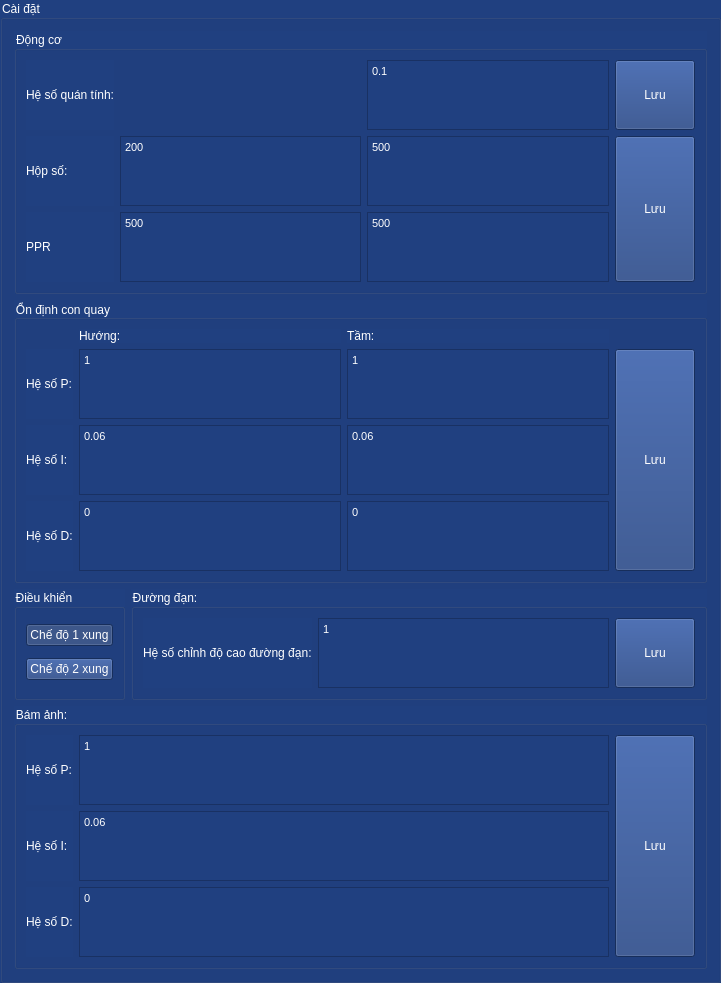
   <widget class="QGroupBox" name="groupBox_setup">
    <property name="geometry">
     <rect>
      <x>1150</x>
      <y>580</y>
      <width>721</width>
      <height>631</height>
     </rect>
    </property>
    <property name="styleSheet">
     <string notr="true">background-color: rgb(32, 64, 128); color:rgb(255, 255, 255)</string>
    </property>
    <property name="title">
     <string>Cài đặt</string>
    </property>
    <layout class="QGridLayout" name="gridLayout_7">
     <item row="0" column="0" colspan="2">
      <widget class="QGroupBox" name="groupBox_13">
       <property name="title">
        <string>Động cơ</string>
       </property>
       <layout class="QGridLayout" name="gridLayout_12">
        <item row="0" column="0">
         <widget class="QLabel" name="label_11">
          <property name="text">
           <string>Hệ số quán tính:</string>
          </property>
         </widget>
        </item>
        <item row="1" column="0">
         <widget class="QLabel" name="label_9">
          <property name="text">
           <string>Hộp số:</string>
          </property>
         </widget>
        </item>
        <item row="2" column="0">
         <widget class="QLabel" name="label_10">
          <property name="text">
           <string>PPR</string>
          </property>
         </widget>
        </item>
        <item row="1" column="1">
         <widget class="QTextEdit" name="textEdit_gearh">
          <property name="html">
           <string>&lt;!DOCTYPE HTML PUBLIC &quot;-//W3C//DTD HTML 4.0//EN&quot; &quot;http://www.w3.org/TR/REC-html40/strict.dtd&quot;&gt;
&lt;html&gt;&lt;head&gt;&lt;meta name=&quot;qrichtext&quot; content=&quot;1&quot; /&gt;&lt;style type=&quot;text/css&quot;&gt;
p, li { white-space: pre-wrap; }
&lt;/style&gt;&lt;/head&gt;&lt;body style=&quot; font-family:'MS Shell Dlg 2'; font-size:8.25pt; font-weight:400; font-style:normal;&quot;&gt;
&lt;p style=&quot; margin-top:0px; margin-bottom:0px; margin-left:0px; margin-right:0px; -qt-block-indent:0; text-indent:0px;&quot;&gt;200&lt;/p&gt;&lt;/body&gt;&lt;/html&gt;</string>
          </property>
         </widget>
        </item>
        <item row="1" column="2">
         <widget class="QTextEdit" name="textEdit_gearv">
          <property name="html">
           <string>&lt;!DOCTYPE HTML PUBLIC &quot;-//W3C//DTD HTML 4.0//EN&quot; &quot;http://www.w3.org/TR/REC-html40/strict.dtd&quot;&gt;
&lt;html&gt;&lt;head&gt;&lt;meta name=&quot;qrichtext&quot; content=&quot;1&quot; /&gt;&lt;style type=&quot;text/css&quot;&gt;
p, li { white-space: pre-wrap; }
&lt;/style&gt;&lt;/head&gt;&lt;body style=&quot; font-family:'MS Shell Dlg 2'; font-size:8.25pt; font-weight:400; font-style:normal;&quot;&gt;
&lt;p style=&quot; margin-top:0px; margin-bottom:0px; margin-left:0px; margin-right:0px; -qt-block-indent:0; text-indent:0px;&quot;&gt;500&lt;/p&gt;&lt;/body&gt;&lt;/html&gt;</string>
          </property>
         </widget>
        </item>
        <item row="2" column="1">
         <widget class="QTextEdit" name="textEdit_pprh">
          <property name="html">
           <string>&lt;!DOCTYPE HTML PUBLIC &quot;-//W3C//DTD HTML 4.0//EN&quot; &quot;http://www.w3.org/TR/REC-html40/strict.dtd&quot;&gt;
&lt;html&gt;&lt;head&gt;&lt;meta name=&quot;qrichtext&quot; content=&quot;1&quot; /&gt;&lt;style type=&quot;text/css&quot;&gt;
p, li { white-space: pre-wrap; }
&lt;/style&gt;&lt;/head&gt;&lt;body style=&quot; font-family:'MS Shell Dlg 2'; font-size:8.25pt; font-weight:400; font-style:normal;&quot;&gt;
&lt;p style=&quot; margin-top:0px; margin-bottom:0px; margin-left:0px; margin-right:0px; -qt-block-indent:0; text-indent:0px;&quot;&gt;500&lt;/p&gt;&lt;/body&gt;&lt;/html&gt;</string>
          </property>
         </widget>
        </item>
        <item row="2" column="2">
         <widget class="QTextEdit" name="textEdit_pprv">
          <property name="html">
           <string>&lt;!DOCTYPE HTML PUBLIC &quot;-//W3C//DTD HTML 4.0//EN&quot; &quot;http://www.w3.org/TR/REC-html40/strict.dtd&quot;&gt;
&lt;html&gt;&lt;head&gt;&lt;meta name=&quot;qrichtext&quot; content=&quot;1&quot; /&gt;&lt;style type=&quot;text/css&quot;&gt;
p, li { white-space: pre-wrap; }
&lt;/style&gt;&lt;/head&gt;&lt;body style=&quot; font-family:'MS Shell Dlg 2'; font-size:8.25pt; font-weight:400; font-style:normal;&quot;&gt;
&lt;p style=&quot; margin-top:0px; margin-bottom:0px; margin-left:0px; margin-right:0px; -qt-block-indent:0; text-indent:0px;&quot;&gt;500&lt;/p&gt;&lt;/body&gt;&lt;/html&gt;</string>
          </property>
         </widget>
        </item>
        <item row="0" column="3">
         <widget class="QPushButton" name="bt_save_setting_2">
          <property name="sizePolicy">
           <sizepolicy hsizetype="Minimum" vsizetype="Preferred">
            <horstretch>0</horstretch>
            <verstretch>0</verstretch>
           </sizepolicy>
          </property>
          <property name="text">
           <string>Lưu</string>
          </property>
          <property name="autoExclusive">
           <bool>true</bool>
          </property>
         </widget>
        </item>
        <item row="1" column="3" rowspan="2">
         <widget class="QPushButton" name="bt_send_pid_2">
          <property name="sizePolicy">
           <sizepolicy hsizetype="Minimum" vsizetype="Preferred">
            <horstretch>0</horstretch>
            <verstretch>0</verstretch>
           </sizepolicy>
          </property>
          <property name="text">
           <string>Lưu</string>
          </property>
          <property name="autoExclusive">
           <bool>true</bool>
          </property>
         </widget>
        </item>
        <item row="0" column="2">
         <widget class="QTextEdit" name="textEdit_acc">
          <property name="html">
           <string>&lt;!DOCTYPE HTML PUBLIC &quot;-//W3C//DTD HTML 4.0//EN&quot; &quot;http://www.w3.org/TR/REC-html40/strict.dtd&quot;&gt;
&lt;html&gt;&lt;head&gt;&lt;meta name=&quot;qrichtext&quot; content=&quot;1&quot; /&gt;&lt;style type=&quot;text/css&quot;&gt;
p, li { white-space: pre-wrap; }
&lt;/style&gt;&lt;/head&gt;&lt;body style=&quot; font-family:'MS Shell Dlg 2'; font-size:8.25pt; font-weight:400; font-style:normal;&quot;&gt;
&lt;p style=&quot; margin-top:0px; margin-bottom:0px; margin-left:0px; margin-right:0px; -qt-block-indent:0; text-indent:0px;&quot;&gt;0.1&lt;/p&gt;&lt;/body&gt;&lt;/html&gt;</string>
          </property>
         </widget>
        </item>
       </layout>
      </widget>
     </item>
     <item row="2" column="1">
      <widget class="QGroupBox" name="groupBox_6">
       <property name="title">
        <string>Đường đạn:</string>
       </property>
       <layout class="QGridLayout" name="gridLayout_6">
        <item row="0" column="0">
         <widget class="QLabel" name="label_6">
          <property name="text">
           <string>Hệ số chỉnh độ cao đường đạn:</string>
          </property>
         </widget>
        </item>
        <item row="0" column="1">
         <widget class="QTextEdit" name="textEdit_ballistic_k">
          <property name="html">
           <string>&lt;!DOCTYPE HTML PUBLIC &quot;-//W3C//DTD HTML 4.0//EN&quot; &quot;http://www.w3.org/TR/REC-html40/strict.dtd&quot;&gt;
&lt;html&gt;&lt;head&gt;&lt;meta name=&quot;qrichtext&quot; content=&quot;1&quot; /&gt;&lt;style type=&quot;text/css&quot;&gt;
p, li { white-space: pre-wrap; }
&lt;/style&gt;&lt;/head&gt;&lt;body style=&quot; font-family:'MS Shell Dlg 2'; font-size:8.25pt; font-weight:400; font-style:normal;&quot;&gt;
&lt;p style=&quot; margin-top:0px; margin-bottom:0px; margin-left:0px; margin-right:0px; -qt-block-indent:0; text-indent:0px;&quot;&gt;1&lt;/p&gt;&lt;/body&gt;&lt;/html&gt;</string>
          </property>
         </widget>
        </item>
        <item row="0" column="2">
         <widget class="QPushButton" name="bt_save_setting">
          <property name="sizePolicy">
           <sizepolicy hsizetype="Minimum" vsizetype="Preferred">
            <horstretch>0</horstretch>
            <verstretch>0</verstretch>
           </sizepolicy>
          </property>
          <property name="text">
           <string>Lưu</string>
          </property>
          <property name="autoExclusive">
           <bool>true</bool>
          </property>
         </widget>
        </item>
       </layout>
      </widget>
     </item>
     <item row="2" column="0">
      <widget class="QGroupBox" name="groupBox_7">
       <property name="title">
        <string>Điều khiển</string>
       </property>
       <layout class="QGridLayout" name="gridLayout_8">
        <item row="0" column="0" colspan="2">
         <widget class="QPushButton" name="bt_control_1_pulse">
          <property name="text">
           <string>Chế độ 1 xung</string>
          </property>
          <property name="checkable">
           <bool>true</bool>
          </property>
          <property name="checked">
           <bool>true</bool>
          </property>
          <property name="autoExclusive">
           <bool>true</bool>
          </property>
         </widget>
        </item>
        <item row="1" column="0" colspan="2">
         <widget class="QPushButton" name="bt_control_2_pulse">
          <property name="text">
           <string>Chế độ 2 xung</string>
          </property>
          <property name="checkable">
           <bool>true</bool>
          </property>
          <property name="autoExclusive">
           <bool>true</bool>
          </property>
         </widget>
        </item>
       </layout>
      </widget>
     </item>
     <item row="1" column="0" colspan="2">
      <widget class="QGroupBox" name="groupBox_8">
       <property name="title">
        <string>Ổn định con quay</string>
       </property>
       <layout class="QGridLayout" name="gridLayout_9">
        <item row="1" column="2">
         <widget class="QLabel" name="label_8">
          <property name="text">
           <string>Tầm:</string>
          </property>
         </widget>
        </item>
        <item row="5" column="2">
         <widget class="QTextEdit" name="textEdit_dv">
          <property name="html">
           <string>&lt;!DOCTYPE HTML PUBLIC &quot;-//W3C//DTD HTML 4.0//EN&quot; &quot;http://www.w3.org/TR/REC-html40/strict.dtd&quot;&gt;
&lt;html&gt;&lt;head&gt;&lt;meta name=&quot;qrichtext&quot; content=&quot;1&quot; /&gt;&lt;style type=&quot;text/css&quot;&gt;
p, li { white-space: pre-wrap; }
&lt;/style&gt;&lt;/head&gt;&lt;body style=&quot; font-family:'MS Shell Dlg 2'; font-size:8.25pt; font-weight:400; font-style:normal;&quot;&gt;
&lt;p style=&quot; margin-top:0px; margin-bottom:0px; margin-left:0px; margin-right:0px; -qt-block-indent:0; text-indent:0px;&quot;&gt;0&lt;/p&gt;&lt;/body&gt;&lt;/html&gt;</string>
          </property>
         </widget>
        </item>
        <item row="3" column="1">
         <widget class="QTextEdit" name="textEdit_ph">
          <property name="html">
           <string>&lt;!DOCTYPE HTML PUBLIC &quot;-//W3C//DTD HTML 4.0//EN&quot; &quot;http://www.w3.org/TR/REC-html40/strict.dtd&quot;&gt;
&lt;html&gt;&lt;head&gt;&lt;meta name=&quot;qrichtext&quot; content=&quot;1&quot; /&gt;&lt;style type=&quot;text/css&quot;&gt;
p, li { white-space: pre-wrap; }
&lt;/style&gt;&lt;/head&gt;&lt;body style=&quot; font-family:'MS Shell Dlg 2'; font-size:8.25pt; font-weight:400; font-style:normal;&quot;&gt;
&lt;p style=&quot; margin-top:0px; margin-bottom:0px; margin-left:0px; margin-right:0px; -qt-block-indent:0; text-indent:0px;&quot;&gt;1&lt;/p&gt;&lt;/body&gt;&lt;/html&gt;</string>
          </property>
         </widget>
        </item>
        <item row="4" column="1">
         <widget class="QTextEdit" name="textEdit_ih">
          <property name="html">
           <string>&lt;!DOCTYPE HTML PUBLIC &quot;-//W3C//DTD HTML 4.0//EN&quot; &quot;http://www.w3.org/TR/REC-html40/strict.dtd&quot;&gt;
&lt;html&gt;&lt;head&gt;&lt;meta name=&quot;qrichtext&quot; content=&quot;1&quot; /&gt;&lt;style type=&quot;text/css&quot;&gt;
p, li { white-space: pre-wrap; }
&lt;/style&gt;&lt;/head&gt;&lt;body style=&quot; font-family:'MS Shell Dlg 2'; font-size:8.25pt; font-weight:400; font-style:normal;&quot;&gt;
&lt;p style=&quot; margin-top:0px; margin-bottom:0px; margin-left:0px; margin-right:0px; -qt-block-indent:0; text-indent:0px;&quot;&gt;0.06&lt;/p&gt;&lt;/body&gt;&lt;/html&gt;</string>
          </property>
         </widget>
        </item>
        <item row="5" column="1">
         <widget class="QTextEdit" name="textEdit_dh">
          <property name="html">
           <string>&lt;!DOCTYPE HTML PUBLIC &quot;-//W3C//DTD HTML 4.0//EN&quot; &quot;http://www.w3.org/TR/REC-html40/strict.dtd&quot;&gt;
&lt;html&gt;&lt;head&gt;&lt;meta name=&quot;qrichtext&quot; content=&quot;1&quot; /&gt;&lt;style type=&quot;text/css&quot;&gt;
p, li { white-space: pre-wrap; }
&lt;/style&gt;&lt;/head&gt;&lt;body style=&quot; font-family:'MS Shell Dlg 2'; font-size:8.25pt; font-weight:400; font-style:normal;&quot;&gt;
&lt;p style=&quot; margin-top:0px; margin-bottom:0px; margin-left:0px; margin-right:0px; -qt-block-indent:0; text-indent:0px;&quot;&gt;0&lt;/p&gt;&lt;/body&gt;&lt;/html&gt;</string>
          </property>
         </widget>
        </item>
        <item row="4" column="2">
         <widget class="QTextEdit" name="textEdit_iv">
          <property name="html">
           <string>&lt;!DOCTYPE HTML PUBLIC &quot;-//W3C//DTD HTML 4.0//EN&quot; &quot;http://www.w3.org/TR/REC-html40/strict.dtd&quot;&gt;
&lt;html&gt;&lt;head&gt;&lt;meta name=&quot;qrichtext&quot; content=&quot;1&quot; /&gt;&lt;style type=&quot;text/css&quot;&gt;
p, li { white-space: pre-wrap; }
&lt;/style&gt;&lt;/head&gt;&lt;body style=&quot; font-family:'MS Shell Dlg 2'; font-size:8.25pt; font-weight:400; font-style:normal;&quot;&gt;
&lt;p style=&quot; margin-top:0px; margin-bottom:0px; margin-left:0px; margin-right:0px; -qt-block-indent:0; text-indent:0px;&quot;&gt;0.06&lt;/p&gt;&lt;/body&gt;&lt;/html&gt;</string>
          </property>
         </widget>
        </item>
        <item row="1" column="1">
         <widget class="QLabel" name="label_7">
          <property name="text">
           <string>Hướng:</string>
          </property>
         </widget>
        </item>
        <item row="3" column="2">
         <widget class="QTextEdit" name="textEdit_pv">
          <property name="html">
           <string>&lt;!DOCTYPE HTML PUBLIC &quot;-//W3C//DTD HTML 4.0//EN&quot; &quot;http://www.w3.org/TR/REC-html40/strict.dtd&quot;&gt;
&lt;html&gt;&lt;head&gt;&lt;meta name=&quot;qrichtext&quot; content=&quot;1&quot; /&gt;&lt;style type=&quot;text/css&quot;&gt;
p, li { white-space: pre-wrap; }
&lt;/style&gt;&lt;/head&gt;&lt;body style=&quot; font-family:'MS Shell Dlg 2'; font-size:8.25pt; font-weight:400; font-style:normal;&quot;&gt;
&lt;p style=&quot; margin-top:0px; margin-bottom:0px; margin-left:0px; margin-right:0px; -qt-block-indent:0; text-indent:0px;&quot;&gt;1&lt;/p&gt;&lt;/body&gt;&lt;/html&gt;</string>
          </property>
         </widget>
        </item>
        <item row="3" column="3" rowspan="3">
         <widget class="QPushButton" name="bt_send_pid">
          <property name="sizePolicy">
           <sizepolicy hsizetype="Minimum" vsizetype="Preferred">
            <horstretch>0</horstretch>
            <verstretch>0</verstretch>
           </sizepolicy>
          </property>
          <property name="text">
           <string>Lưu</string>
          </property>
          <property name="autoExclusive">
           <bool>true</bool>
          </property>
         </widget>
        </item>
        <item row="3" column="0">
         <widget class="QLabel" name="label_2">
          <property name="text">
           <string>Hệ số P:</string>
          </property>
         </widget>
        </item>
        <item row="4" column="0">
         <widget class="QLabel" name="label_3">
          <property name="text">
           <string>Hệ số I:</string>
          </property>
         </widget>
        </item>
        <item row="5" column="0">
         <widget class="QLabel" name="label_4">
          <property name="text">
           <string>Hệ số D:</string>
          </property>
         </widget>
        </item>
       </layout>
       <zorder>label_7</zorder>
       <zorder>label_8</zorder>
       <zorder>textEdit_dv</zorder>
       <zorder>textEdit_ph</zorder>
       <zorder>textEdit_ih</zorder>
       <zorder>textEdit_dh</zorder>
       <zorder>textEdit_iv</zorder>
       <zorder>textEdit_pv</zorder>
       <zorder>bt_send_pid</zorder>
       <zorder>label_2</zorder>
       <zorder>label_3</zorder>
       <zorder>label_4</zorder>
      </widget>
     </item>
     <item row="3" column="0" colspan="2">
      <widget class="QGroupBox" name="groupBox_14">
       <property name="title">
        <string>Bám ảnh:</string>
       </property>
       <layout class="QGridLayout" name="gridLayout_13">
        <item row="2" column="0">
         <widget class="QLabel" name="label_14">
          <property name="text">
           <string>Hệ số D:</string>
          </property>
         </widget>
        </item>
        <item row="0" column="1">
         <widget class="QTextEdit" name="textEdit_p_track">
          <property name="html">
           <string>&lt;!DOCTYPE HTML PUBLIC &quot;-//W3C//DTD HTML 4.0//EN&quot; &quot;http://www.w3.org/TR/REC-html40/strict.dtd&quot;&gt;
&lt;html&gt;&lt;head&gt;&lt;meta name=&quot;qrichtext&quot; content=&quot;1&quot; /&gt;&lt;style type=&quot;text/css&quot;&gt;
p, li { white-space: pre-wrap; }
&lt;/style&gt;&lt;/head&gt;&lt;body style=&quot; font-family:'MS Shell Dlg 2'; font-size:8.25pt; font-weight:400; font-style:normal;&quot;&gt;
&lt;p style=&quot; margin-top:0px; margin-bottom:0px; margin-left:0px; margin-right:0px; -qt-block-indent:0; text-indent:0px;&quot;&gt;1&lt;/p&gt;&lt;/body&gt;&lt;/html&gt;</string>
          </property>
         </widget>
        </item>
        <item row="2" column="1">
         <widget class="QTextEdit" name="textEdit_d_track">
          <property name="html">
           <string>&lt;!DOCTYPE HTML PUBLIC &quot;-//W3C//DTD HTML 4.0//EN&quot; &quot;http://www.w3.org/TR/REC-html40/strict.dtd&quot;&gt;
&lt;html&gt;&lt;head&gt;&lt;meta name=&quot;qrichtext&quot; content=&quot;1&quot; /&gt;&lt;style type=&quot;text/css&quot;&gt;
p, li { white-space: pre-wrap; }
&lt;/style&gt;&lt;/head&gt;&lt;body style=&quot; font-family:'MS Shell Dlg 2'; font-size:8.25pt; font-weight:400; font-style:normal;&quot;&gt;
&lt;p style=&quot; margin-top:0px; margin-bottom:0px; margin-left:0px; margin-right:0px; -qt-block-indent:0; text-indent:0px;&quot;&gt;0&lt;/p&gt;&lt;/body&gt;&lt;/html&gt;</string>
          </property>
         </widget>
        </item>
        <item row="1" column="0">
         <widget class="QLabel" name="label_13">
          <property name="text">
           <string>Hệ số I:</string>
          </property>
         </widget>
        </item>
        <item row="0" column="0">
         <widget class="QLabel" name="label_12">
          <property name="text">
           <string>Hệ số P:</string>
          </property>
         </widget>
        </item>
        <item row="1" column="1">
         <widget class="QTextEdit" name="textEdit_i_track">
          <property name="html">
           <string>&lt;!DOCTYPE HTML PUBLIC &quot;-//W3C//DTD HTML 4.0//EN&quot; &quot;http://www.w3.org/TR/REC-html40/strict.dtd&quot;&gt;
&lt;html&gt;&lt;head&gt;&lt;meta name=&quot;qrichtext&quot; content=&quot;1&quot; /&gt;&lt;style type=&quot;text/css&quot;&gt;
p, li { white-space: pre-wrap; }
&lt;/style&gt;&lt;/head&gt;&lt;body style=&quot; font-family:'MS Shell Dlg 2'; font-size:8.25pt; font-weight:400; font-style:normal;&quot;&gt;
&lt;p style=&quot; margin-top:0px; margin-bottom:0px; margin-left:0px; margin-right:0px; -qt-block-indent:0; text-indent:0px;&quot;&gt;0.06&lt;/p&gt;&lt;/body&gt;&lt;/html&gt;</string>
          </property>
         </widget>
        </item>
        <item row="0" column="2" rowspan="3">
         <widget class="QPushButton" name="bt_send_pid_track">
          <property name="sizePolicy">
           <sizepolicy hsizetype="Minimum" vsizetype="Preferred">
            <horstretch>0</horstretch>
            <verstretch>0</verstretch>
           </sizepolicy>
          </property>
          <property name="text">
           <string>Lưu</string>
          </property>
          <property name="autoExclusive">
           <bool>true</bool>
          </property>
         </widget>
        </item>
       </layout>
      </widget>
     </item>
    </layout>
   </widget>
